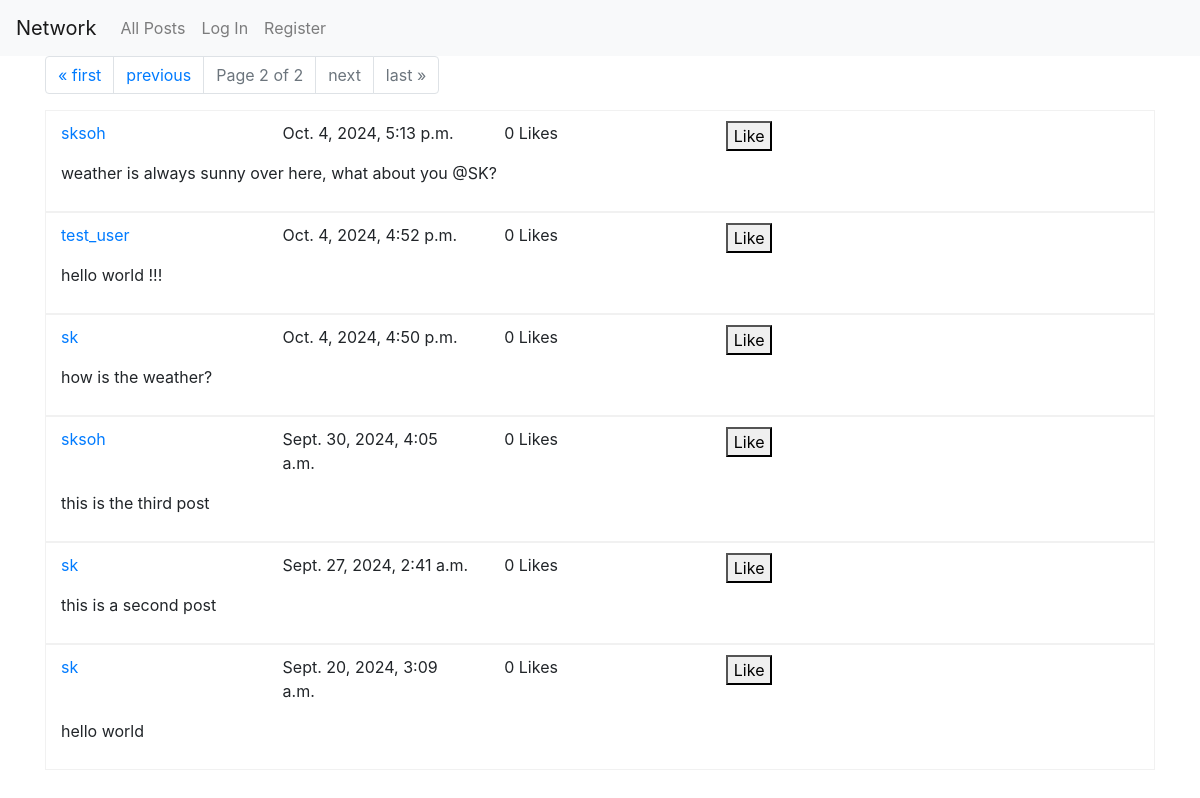
Screenshot of /?page=2 with the database file from the repository.
### network/models.py (models this page shows, shortened)
class Post(models.Model):
    author = models.ForeignKey(User, on_delete=models.CASCADE, related_name="user_author")
    content = models.CharField(max_length=128)
    date_time = models.DateTimeField(auto_now_add=True)
    likes = models.ManyToManyField(User, blank=True, related_name="posts_liked")

class User(AbstractUser):
    pass

### network/views.py (the view)
# urls.py: path("", views.index, name="index"),
def index(request):
    all_posts = Post.objects.all().order_by('date_time').reverse()
    paginator = Paginator(all_posts, 10) # Show 10 per page
    page_number = request.GET.get('page')
    page_obj = paginator.get_page(page_number)
    return render(request, "network/index.html", {
        'page_obj': page_obj
    })

### network/templates/network/index.html (shortened to what this page needs)
{% extends "network/layout.html" %}
{% block body %}
    <div class="container">
        <nav aria-label="Page navigation">
            <ul class="pagination">
                {% if page_obj.has_previous %}
                    <li class="page-item"><a class="page-link" href="?page=1">&laquo; first</a></li>
                    <li class="page-item"><a class="page-link" href="?page={{ page_obj.previous_page_number }}">previous</a></li>
                {% else %}
                    <li class="page-item disabled"><a class="page-link" href="#">&laquo; first</a></li>
                    <li class="page-item disabled"><a class="page-link" href="#">previous</a></li>
                {% endif %}
                <li class="page-item disabled">
                    <span class="page-link">Page {{ page_obj.number }} of {{ page_obj.paginator.num_pages }}</span>
                </li>
                {% if page_obj.has_next %}
                    <li class="page-item"><a class="page-link" href="?page={{ page_obj.next_page_number }}">next</a></li>
                    <li class="page-item"><a class="page-link" href="?page={{ page_obj.paginator.num_pages }}">last &raquo;</a></li>
                {% else %}
                    <li class="page-item disabled"><a class="page-link" href="#">next</a></li>
                    <li class="page-item disabled"><a class="page-link" href="#">last &raquo;</a></li>
                {% endif %}
            </ul>
        </nav>
        <div>
            {% for post in page_obj.object_list %}
                <div class="container posts_div" style="border: 0.5px solid #d3d3d352; padding-top: 10px; padding-bottom: 10px;">
                    <div class="row">
                        <div class="col">
                            <a href="{% url 'user_profile' id=post.author.id %}">{{ post.author }}</a>
                        </div>
                        <div class="col">
                            <p>{{ post.date_time }}</p>
                        </div>
                        <div class="col">
                            <span id="like-count-{{ post.id }}">{{ post.likes.count }} Likes</span>
                        </div>
                        <div class="col">
                            <button class="like_buttons" type="submit" data-post-id="{{ post.id }}">
                                {% if user in post.likes.all %}
                                    Unlike
                                {% else %}
                                    Like
                                {% endif %}
                            </button>
                        </div>
                        <div class="col">
                        </div>
                    </div>
                    <div id="content-view-{{ post.id }}">
                        <p>{{ post.content }}</p>
                    </div>
                </div>
            {% endfor %}
        </div>
    </div>
{% endblock %}

### rows the page displays
Post: author "sksoh", date_time "Oct. 4, 2024, 5:13 p.m.", likes.count "0", shows "Like", content "weather is always sunny over here, what about you @SK?"
Post: author "test_user", date_time "Oct. 4, 2024, 4:52 p.m.", likes.count "0", shows "Like", content "hello world !!!"
Post: author "sk", date_time "Oct. 4, 2024, 4:50 p.m.", likes.count "0", shows "Like", content "how is the weather?"
Post: author "sksoh", date_time "Sept. 30, 2024, 4:05 a.m.", likes.count "0", shows "Like", content "this is the third post"
Post: author "sk", date_time "Sept. 27, 2024, 2:41 a.m.", likes.count "0", shows "Like", content "this is a second post"
Post: author "sk", date_time "Sept. 20, 2024, 3:09 a.m.", likes.count "0", shows "Like", content "hello world"

### other values shown
{{ page_obj.number }} "2"
{{ page_obj.paginator.num_pages }} "2"
